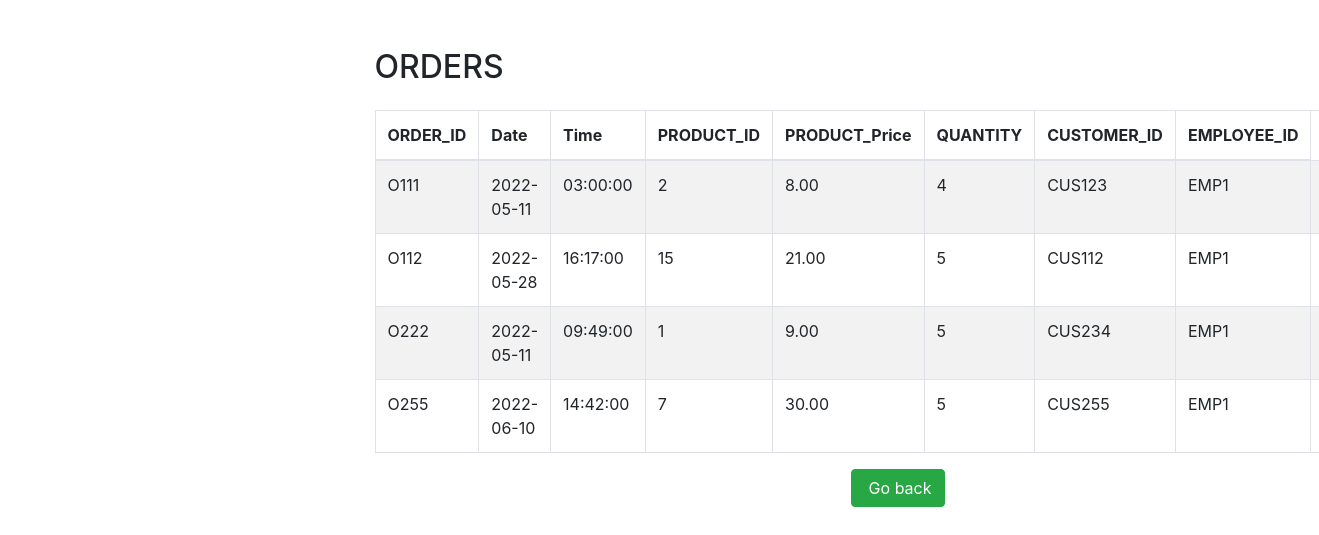
The app's page /CRUD_ORDER/index.php with its own data.
### tables this page shows
CREATE TABLE `tblorder` (
  `ORDER_ID` varchar(255) NOT NULL,
  `PRODUCT_ID` varchar(255) NOT NULL,
  `CUSTOMER_ID` varchar(255) NOT NULL,
  `EMP_ID` varchar(255) NOT NULL,
  `PRODUCT_COST` decimal(6,2) NOT NULL,
  `QUANTITY` int(20) NOT NULL,
  `DATE` date NOT NULL,
  `TIME` time NOT NULL
);

### CRUD_ORDER/index.php (the view, shortened to what this page needs)
<!DOCTYPE html>
<html lang="en">
<head>
    <link rel="stylesheet" href="https://stackpath.bootstrapcdn.com/bootstrap/4.5.2/css/bootstrap.min.css">
    <link rel="stylesheet" href="https://maxcdn.bootstrapcdn.com/font-awesome/4.7.0/css/font-awesome.min.css">
</head>
<body>
    <div class="wrapper">
        <div class="container-fluid">
            <div class="row">
                <div class="col-md-12">
                    <div class="mt-5 mb-3 clearfix">
                        <h2 class="pull-left">ORDERS</h2>
                    </div>
                    <?php
                    require_once "config.php";
                    $sql = "SELECT * FROM tblorder";
                    if($result = mysqli_query($link, $sql)){
                        if(mysqli_num_rows($result) > 0){
                            echo '<table class="table table-bordered table-striped">';
                                echo "<thead>";
                                    echo "<tr>";
                                        echo "<th>ORDER_ID</th>";
                                        echo "<th>Date</th>";
                                        echo "<th>Time</th>";
                                        echo "<th>PRODUCT_ID</th>";
                                        echo "<th>PRODUCT_Price</th>";
                                        echo "<th>QUANTITY</th>";
                                        echo "<th>CUSTOMER_ID</th>";
                                        echo "<th>EMPLOYEE_ID</th>";
                                    echo "</tr>";
                                echo "</thead>";
                                echo "<tbody>";
                                while($row = mysqli_fetch_array($result)){
                                    echo "<tr>";
                                        echo "<td>" . $row['ORDER_ID'] . "</td>";
                                        echo "<td>" . $row['DATE'] . "</td>";
                                        echo "<td>" . $row['TIME'] . "</td>";
                                        echo "<td>" . $row['PRODUCT_ID'] . "</td>";
                                        echo "<td>" . $row['PRODUCT_COST'] . "</td>";
                                        echo "<td>" . $row['QUANTITY'] . "</td>";
                                        echo "<td>" . $row['CUSTOMER_ID'] . "</td>";
                                        echo "<td>" . $row['EMP_ID'] . "</td>";
                                        echo "<td>";
                                        echo "</td>";
                                    echo "</tr>";
                                }
                                echo "</tbody>";
                            echo "</table>";
                        } else{
                            echo '<div class="alert alert-danger"><em>No records were found.</em></div>';
                        }
                    } else{
                        echo "Oops! Something went wrong. Please try again later.";
                    }
                    ?>
                    <a href="../Admin_Index/index.php" class="btn btn-success pull-right"><i class="fa"></i> Go back</a>
                </div>
            </div>
        </div>
    </div>
</body>
</html>

### CRUD_ORDER/index.php (style rules this page uses)
.wrapper { width: 600px; margin: 0 auto; }
table tr td:last-child { width: 120px; }

### records on screen
tblorder: ORDER_ID "O111", DATE "2022-05-11", TIME "03:00:00", PRODUCT_ID "2", PRODUCT_COST "8.00", QUANTITY "4", CUSTOMER_ID "CUS123", EMP_ID "EMP1"
tblorder: ORDER_ID "O112", DATE "2022-05-28", TIME "16:17:00", PRODUCT_ID "15", PRODUCT_COST "21.00", QUANTITY "5", CUSTOMER_ID "CUS112", EMP_ID "EMP1"
tblorder: ORDER_ID "O222", DATE "2022-05-11", TIME "09:49:00", PRODUCT_ID "1", PRODUCT_COST "9.00", QUANTITY "5", CUSTOMER_ID "CUS234", EMP_ID "EMP1"
tblorder: ORDER_ID "O255", DATE "2022-06-10", TIME "14:42:00", PRODUCT_ID "7", PRODUCT_COST "30.00", QUANTITY "5", CUSTOMER_ID "CUS255", EMP_ID "EMP1"
